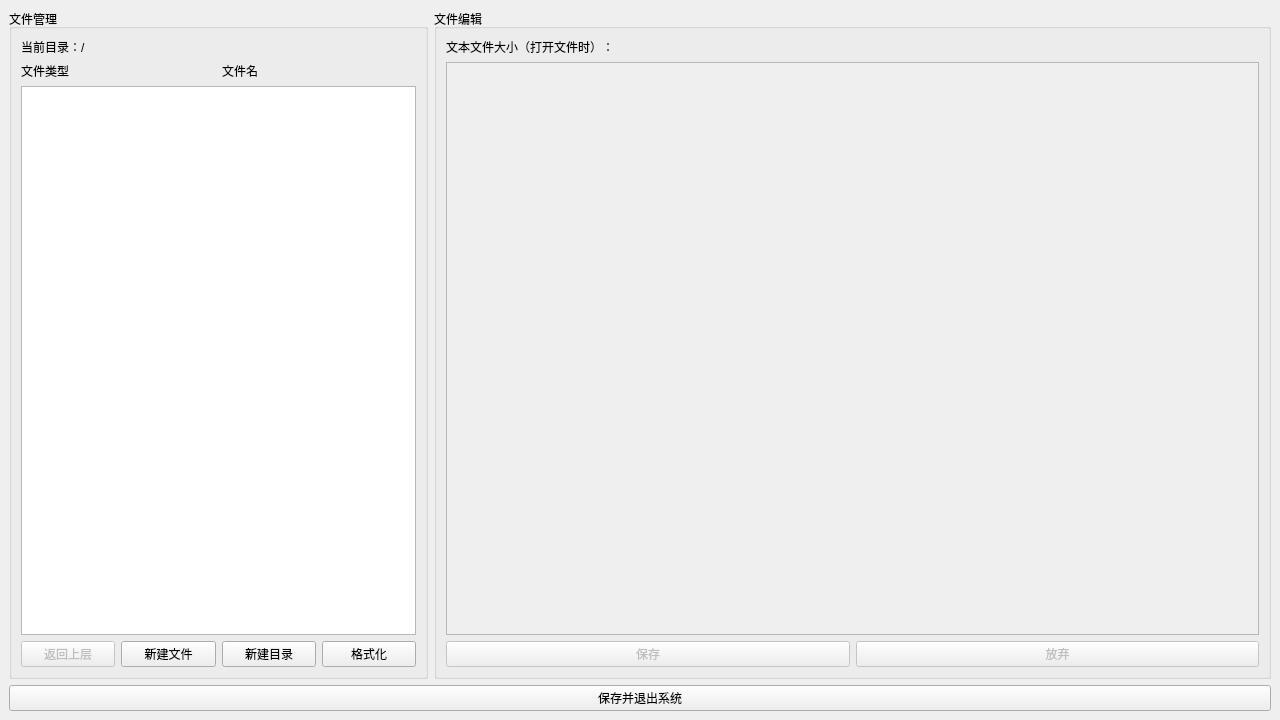
<?xml version="1.0" encoding="UTF-8"?>
<ui version="4.0">
 <class>MainWindow</class>
 <widget class="QMainWindow" name="MainWindow">
  <property name="geometry">
   <rect>
    <x>0</x>
    <y>0</y>
    <width>1280</width>
    <height>720</height>
   </rect>
  </property>
  <property name="windowTitle">
   <string>文件系统管理</string>
  </property>
  <widget class="QWidget" name="centralwidget">
   <layout class="QVBoxLayout" name="verticalLayout_3" stretch="0,0">
    <item>
     <layout class="QHBoxLayout" name="horizontalLayout_3" stretch="1,2">
      <item>
       <widget class="QGroupBox" name="groupBox_2">
        <property name="title">
         <string>文件管理</string>
        </property>
        <layout class="QVBoxLayout" name="verticalLayout">
         <item>
          <widget class="QLabel" name="CurrentPathLabel">
           <property name="text">
            <string>当前目录：/</string>
           </property>
          </widget>
         </item>
         <item>
          <layout class="QHBoxLayout" name="horizontalLayout_4">
           <item>
            <widget class="QLabel" name="label">
             <property name="text">
              <string>文件类型</string>
             </property>
             <property name="alignment">
              <set>Qt::AlignLeading|Qt::AlignLeft|Qt::AlignVCenter</set>
             </property>
            </widget>
           </item>
           <item>
            <widget class="QLabel" name="label_2">
             <property name="text">
              <string>文件名</string>
             </property>
             <property name="alignment">
              <set>Qt::AlignLeading|Qt::AlignLeft|Qt::AlignVCenter</set>
             </property>
            </widget>
           </item>
          </layout>
         </item>
         <item>
          <widget class="QListWidget" name="FileListWidget">
           <property name="sizePolicy">
            <sizepolicy hsizetype="Expanding" vsizetype="Expanding">
             <horstretch>0</horstretch>
             <verstretch>0</verstretch>
            </sizepolicy>
           </property>
          </widget>
         </item>
         <item>
          <layout class="QHBoxLayout" name="horizontalLayout">
           <item>
            <widget class="QPushButton" name="ReturnToParentButton">
             <property name="enabled">
              <bool>false</bool>
             </property>
             <property name="sizePolicy">
              <sizepolicy hsizetype="Preferred" vsizetype="Fixed">
               <horstretch>0</horstretch>
               <verstretch>0</verstretch>
              </sizepolicy>
             </property>
             <property name="text">
              <string>返回上层</string>
             </property>
            </widget>
           </item>
           <item>
            <widget class="QPushButton" name="NewFileButton">
             <property name="sizePolicy">
              <sizepolicy hsizetype="Preferred" vsizetype="Fixed">
               <horstretch>0</horstretch>
               <verstretch>0</verstretch>
              </sizepolicy>
             </property>
             <property name="text">
              <string>新建文件</string>
             </property>
            </widget>
           </item>
           <item>
            <widget class="QPushButton" name="NewDirectoryButton">
             <property name="sizePolicy">
              <sizepolicy hsizetype="Preferred" vsizetype="Fixed">
               <horstretch>0</horstretch>
               <verstretch>0</verstretch>
              </sizepolicy>
             </property>
             <property name="text">
              <string>新建目录</string>
             </property>
            </widget>
           </item>
           <item>
            <widget class="QPushButton" name="FormatButton">
             <property name="sizePolicy">
              <sizepolicy hsizetype="Preferred" vsizetype="Fixed">
               <horstretch>0</horstretch>
               <verstretch>0</verstretch>
              </sizepolicy>
             </property>
             <property name="text">
              <string>格式化</string>
             </property>
            </widget>
           </item>
          </layout>
         </item>
        </layout>
       </widget>
      </item>
      <item>
       <widget class="QGroupBox" name="groupBox">
        <property name="title">
         <string>文件编辑</string>
        </property>
        <layout class="QVBoxLayout" name="verticalLayout_2">
         <item>
          <widget class="QLabel" name="TextSize">
           <property name="text">
            <string>文本文件大小（打开文件时）：</string>
           </property>
          </widget>
         </item>
         <item>
          <widget class="QPlainTextEdit" name="PlainTextEdit">
           <property name="enabled">
            <bool>false</bool>
           </property>
          </widget>
         </item>
         <item>
          <layout class="QHBoxLayout" name="horizontalLayout_2">
           <item>
            <widget class="QPushButton" name="SaveButton">
             <property name="enabled">
              <bool>false</bool>
             </property>
             <property name="text">
              <string>保存</string>
             </property>
            </widget>
           </item>
           <item>
            <widget class="QPushButton" name="CancelButton">
             <property name="enabled">
              <bool>false</bool>
             </property>
             <property name="text">
              <string>放弃</string>
             </property>
            </widget>
           </item>
          </layout>
         </item>
        </layout>
       </widget>
      </item>
     </layout>
    </item>
    <item>
     <widget class="QPushButton" name="SaveAndExitButton">
      <property name="text">
       <string>保存并退出系统</string>
      </property>
     </widget>
    </item>
   </layout>
  </widget>
 </widget>
 <resources/>
 <connections/>
</ui>
